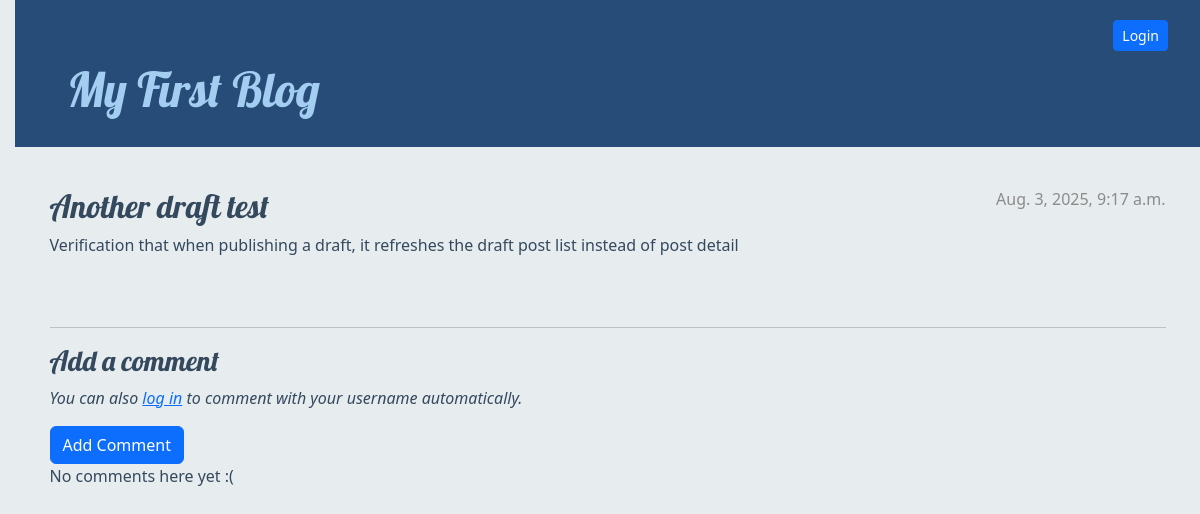
The page /post/8/ on the database its author committed.
### blog/models.py (models this page shows, shortened)
class Post(models.Model):
    author = models.ForeignKey(settings.AUTH_USER_MODEL, on_delete=models.CASCADE)
    title = models.CharField(max_length=200)
    text = models.TextField()
    created_date = models.DateTimeField(default=timezone.now)
    published_date = models.DateTimeField(blank=True, null=True)

### blog/views.py (the view)
# urls.py: path('post/<int:pk>/', views.post_detail, name='post_detail'),
def post_detail(request, pk):
    post = get_object_or_404(Post, pk=pk)
    return render(request, 'blog/post_detail.html', {'post': post})

### blog/templates/blog/post_detail.html (shortened to what this page needs)
{% extends 'blog/base.html' %}
{% block content %}
<article class="post">
    {% if post.published_date %}
    <div class="date">
        {{ post.published_date }}
    </div>
    {% endif %}
    <h2>{{ post.title }}</h2>
    <p>{{ post.text|linebreaksbr }}</p>
</article>
<hr>
<h3>Add a comment</h3>
<form method="post" action="{% url 'add_comment_to_post' post.pk %}">
    {% if user.is_authenticated %}
    <p><strong>Commenting as:</strong> {{ user.username }}</p>
    <div class="form-group">
        {{ form.text.label_tag }}
        {{ form.text }}
    </div>
    {% else %}
    <p><em>You can also <a href="{% url 'login' %}">log in</a> to comment with your username automatically.</em></p>
    {% endif %}
    <button type="submit" class="btn btn-primary">Add Comment</button>
</form>
{% for comment in post.comments.all %}
{% if user.is_authenticated or comment.approved_comment %}
<div class="comment">
    <div class="date">
        {{ comment.created_date }}
        {% if not comment.approved_comment %}
        <a class="btn btn-default" href="{% url 'comment_remove' pk=comment.pk %}">
            {% include './icons/hand-thumbs-down.svg' %}
        </a>
        <a class="btn btn-default" href="{% url 'comment_approve' pk=comment.pk %}">
            {% include './icons/hand-thumbs-up.svg' %}
        </a>
        {% endif %}
    </div>
    <strong>{{ comment.author }}</strong>
    <p>{{ comment.text|linebreaks }}</p>
</div>
{% endif %}
{% empty %}
<p>No comments here yet :(</p>
{% endfor %}
{% endblock %}

### blog/static/css/blog.css (style rules this page uses)
body { padding-left: 15px; background-color: #E7ECEF; color: #34495E; }
h1, h2, h3, h4 { font-family: 'Lobster', cursive; }
.date { color: #8B8C89; }
.post { margin-bottom: 70px; }
.post>.date, .post>.actions { float: right; }

### rows shown on the page
Post: published_date "Aug. 3, 2025, 9:17 a.m.", title "Another draft test", text "Verification that when publishing a draft, it refreshes the draft post list instead of post detail"
